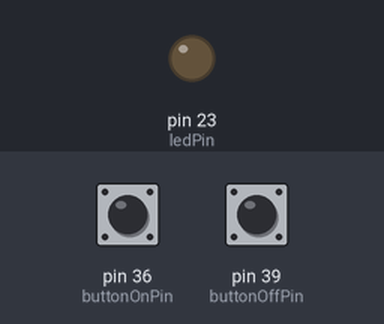
Bench run of a sketch on a simulated Arduino Mega 2560, built with avr-gcc and run on an emulated ATmega2560. On the bench: output pins drawn as LEDs (lit = HIGH). The test bench sets the inputs (shaded band); at power-on: pin 36 (buttonOnPin) LOW, pin 39 (buttonOffPin) LOW.

Above: at 1.2 s.
1.3 s: pin 36 (buttonOnPin) pulled HIGH for 0.15 s
At 2.0 s:
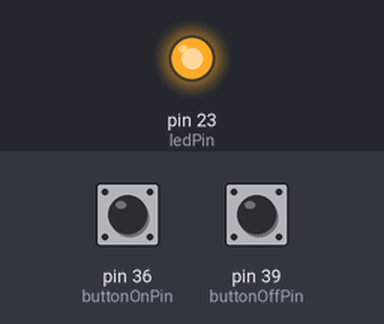
2.9 s: pin 39 (buttonOffPin) pulled HIGH for 0.15 s
At 3.2 s:
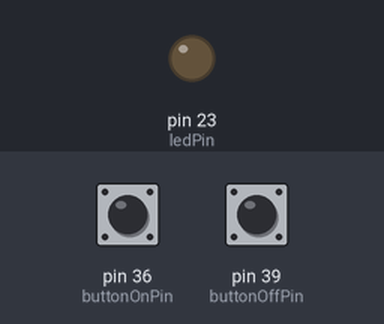
4.5 s: pin 36 (buttonOnPin) pulled HIGH for 1 s
At 5.7 s:
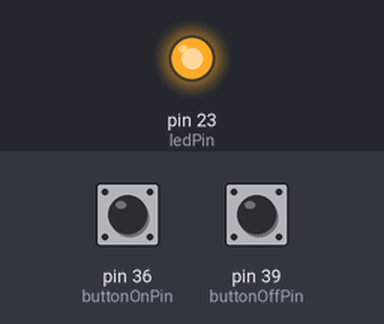
Timing chart, 0 to 7.5 s (numbered marks = the images above; inputs shaded):
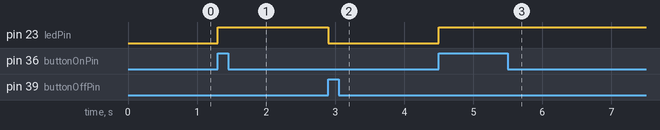

The sketch:

Teste_LED_liga_desliga_por_botoes.ino
```cpp
// Definindo os pinos para o LED e os botões
const int ledPin = 23;
const int buttonOnPin = 36;
const int buttonOffPin = 39;

void setup() {
  // Configura o pino do LED como saída
  pinMode(ledPin, OUTPUT);

  // Configura os pinos dos botões como entrada
  pinMode(buttonOnPin, INPUT);
  pinMode(buttonOffPin, INPUT);
}

void loop() {
  // Lê o estado dos botões
  int buttonOnState = digitalRead(buttonOnPin);
  int buttonOffState = digitalRead(buttonOffPin);

  // Se o botão do GPIO 36 for pressionado, acende o LED
  if (buttonOnState == HIGH) {
    digitalWrite(ledPin, HIGH);
  }

  // Se o botão do GPIO 39 for pressionado, apaga o LED
  if (buttonOffState == HIGH) {
    digitalWrite(ledPin, LOW);
  }

  // Pequeno atraso para evitar bouncing
  delay(50);
}
```

Measured:
- after the input at 1.3 s, pin 23 (ledPin): LOW → HIGH at once
- after the input at 2.9 s, pin 23 (ledPin): HIGH → LOW at once
- after the input at 4.5 s, pin 23 (ledPin): LOW → HIGH at once
